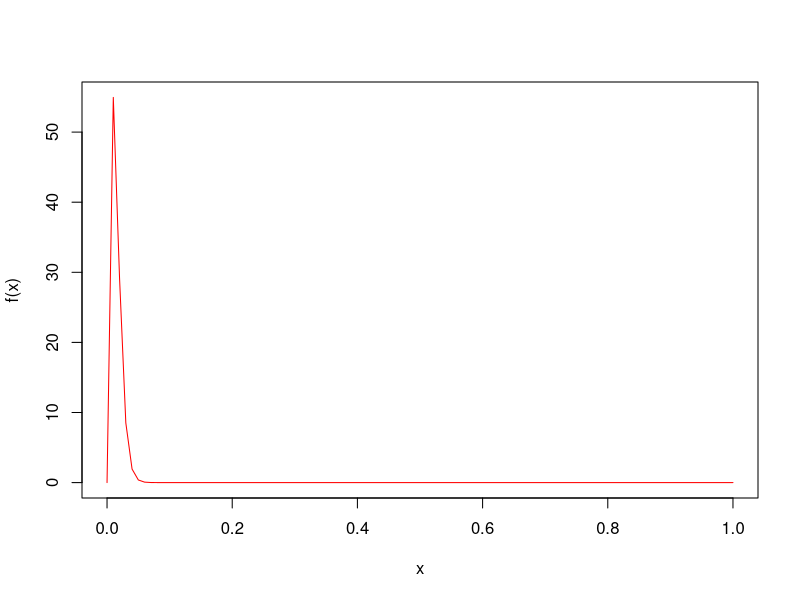

The R script that drew this image:
#Bayesian Interval in the non risk HBB setting
#edited by me
#Orignial Code provided to me by Jan Terje Kvaloy
rm(list = ls())

#prior distribution
alpha0 <- 3

beta0 <- 200

curve(dbeta(x,shape1 = alpha0, shape2 = beta0),from=0,to=1,
      
      ylab="f(x)", col="red")


alpha0/(alpha0+beta0)

# Quantiles, prior distribution

qbeta(0.025,shape1 = alpha0, shape2 = beta0)

qbeta(0.975,shape1 = alpha0, shape2 = beta0)

#Baseline information
nbaseline <- 4839

sumybaseline <- 133

# Posterior mean

(sumybaseline+alpha0)/(nbaseline+alpha0+beta0)



# Bayes interval

qbeta(0.025,shape1 = sumybaseline+alpha0, shape2 = nbaseline-sumybaseline+beta0)

qbeta(0.975,shape1 = sumybaseline+alpha0, shape2 = nbaseline-sumybaseline+beta0)